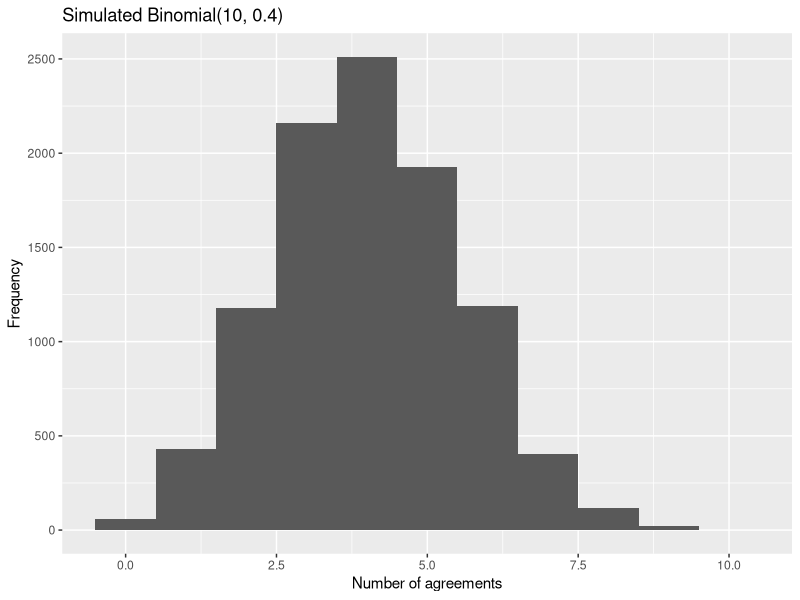

Reproduce this figure in R.
## ---- chunk 1
knitr::opts_chunk$set(echo = TRUE, message = FALSE, warning = FALSE)
library(tidyverse)
## ---- chunk 2
set.seed(10)
agreements <- rbinom(10000, size = 10, prob = 0.4)
c(mean = mean(agreements), var = var(agreements))
c(theory_mean = 10 * 0.4, theory_var = 10 * 0.4 * 0.6)
## ---- chunk 3
tibble(agreements = agreements) |>
  ggplot(aes(x = agreements)) +
  geom_histogram(binwidth = 1, boundary = -0.5) +
  labs(
    title = "Simulated Binomial(10, 0.4)",
    x = "Number of agreements",
    y = "Frequency"
  )
